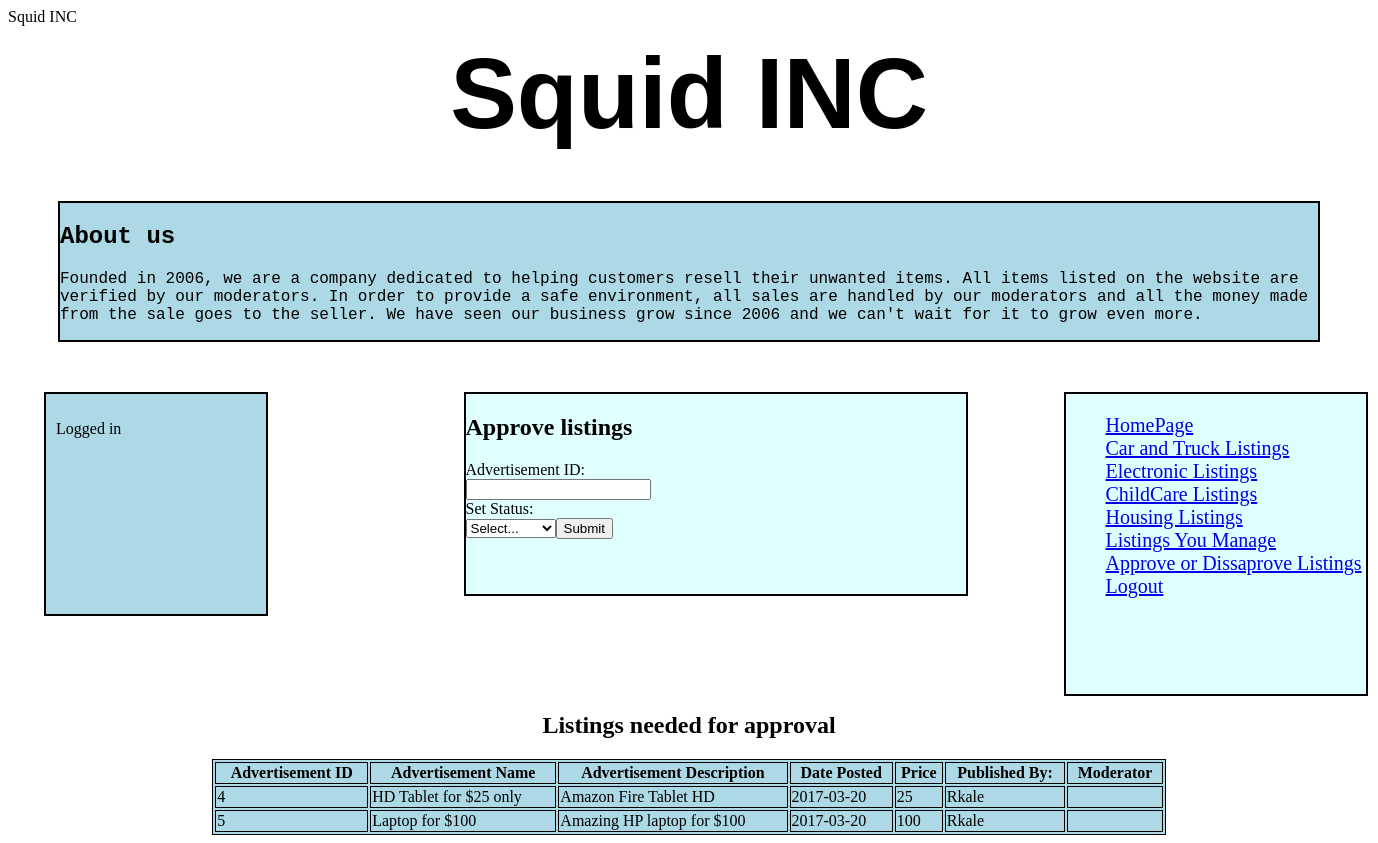
The page /Project371/ModeratorHomepage.php on the database its author committed.
### tables this page shows
CREATE TABLE IF NOT EXISTS Advertisements
(
Advertisement_ID int(10) auto_increment,
AdvTitle varchar(100) not null,
AdvDetails varchar (100),
AdvDateTime DATE not null,
Price FLOAT not null,
Category_ID varchar(3),
User_ID varchar(20),
Moderator_ID varchar(20),
Status_ID varchar(2),

Foreign Key (Category_ID) REFERENCES Categories(Category_ID) ON DELETE RESTRICT,
Foreign Key (User_ID) REFERENCES Users(User_ID) ON DELETE CASCADE,
Foreign Key (Moderator_ID) REFERENCES Moderators(User_ID) ON DELETE SET NULL,
Foreign Key (Status_ID) REFERENCES Statuses(Status_ID) ON DELETE RESTRICT,
Primary Key (Advertisement_ID)
);

### Project371/ModeratorHomepage.php (the view, shortened to what this page needs)
<!DOCTYPE html>
<html>
<head>
</head>
<body>
    <center><h1>  Squid INC </h1></center>
    <div class="divbio">
        <h2> About us</h2>
        <p>
            Founded in 2006, we are a company dedicated to helping customers resell their unwanted items. All items listed on the website are verified by our moderators.
            In order to provide a safe environment, all sales are handled by our moderators and all the money made from the sale goes to the seller. We have seen our business grow
            since 2006 and we can't wait for it to grow even more.
        </p>
    </div>
    <div class="a">
        <div class="signin">
            <p> Logged in </p>
        </div>
        <div class="d">
            <h2> Approve listings </h2>
            <form method = "post" action=" ">
                <label for "id_num"> Advertisement ID: </label> <br>
                <input type = "number" id = "id-num" name = "id_num"> <br>
                <label for "Status_ID" > Set Status:  </label> <br>
                <select name ="Status_ID" id= "Status_ID">
                <option value = ""> Select... </option>
                <input type="submit" value="Submit">
            </form>
        </div>
        <div class="info">
            <ul>
                <a href= "Homepage1.php">HomePage </a><br>
               <a href= "CATSales.php"> Car and Truck Listings </a><br>
               <a href= "ELCsales.php"> Electronic Listings </a><br>
               <a href= "CCAsales.php"> ChildCare Listings</a><br>
               <a href= "HOUsales.php"> Housing Listings</a><br>
               <a href= "ModeratorsListings.php"> Listings You Manage</a><br>
               <a href ="ModeratorHomepage.php" >  Approve or Dissaprove Listings</a> <br>
               <a href = "logout.php" >  Logout</a>
            </ul>
        </div>
    </div>
     <div>
         <br>
              <br>
               <br>
              <br>
               <br>
           <center> <h2> Listings needed for approval </h2> </center>
            <center>
			<table>
				<tr>
					<th> Advertisement ID </th>
					<th> Advertisement Name    </th>
					<th> Advertisement Description</th>
					<th> Date Posted</th>
					<th> Price</th>
					<th> Published By:</th>
					<th> Moderator</th>
				</tr>
		</center>
        <?php
				require_once 'connection.php';
				$connection = mysqli_connect($db_hostname, $db_username,$db_password,$db_database);
				$query= "select Advertisement_ID, AdvTitle,AdvDetails,AdvDateTime,Price,Category_ID,User_ID,Moderator_ID, Status_ID from Advertisements";
				$result = mysqli_query($connection, $query);
				if(mysqli_num_rows($result)> 0){
					while ($row= mysqli_fetch_array($result)){
						if($row ['Status_ID'] == "PN"){
							echo "<tr><td>". $row['Advertisement_ID'] ."</td><td>" . $row['AdvTitle'] ."</td><td>" . $row['AdvDetails'] ."</td><td>" . $row['AdvDateTime'] ."</td><td>" . $row['Price'] ."</td><td>"
						. $row['User_ID'] ."</td><td>" . $row['Moderator_ID'] . "</td></tr>";
						}
						}
				}
				?>
        </div>
</body>
</html>

### Project371/ModeratorHomepage.php (style rules this page uses)
table,th { border: 1px solid black; background-color: lightblue; }
table { width: 70%; }
td { border: 1px solid black; }
h1 { color: black; font-family: 'Lucida Sans', 'Lucida Sans Regular', 'Lucida Grande', 'Lucida Sans Unicode', Geneva, Verdana, sans-serif; font-size: 100px; margin: 10px; }
div.a { position: relative; width: 400px; height: 200px; margin: 10px; }
.divbio { background-color: lightblue; color: black; border: 2px solid black; margin: 50px; font-family: Courier New, Courier, monospace; }
.signin { position: absolute; background-color: lightblue; color: black; border: 2px solid black; padding: 10px; right: 150px; width: 200px; height: 200px; }
.info { background-color: lightcyan; border: 2px solid black; position: absolute; font-size: 20px; right: -950px; height: 300px; width: 300px; margin: 0.5px; }
div.d { background-color: lightcyan; border: 2px solid black; position: absolute; right: -550px; height: 200px; width: 500px; margin: 0.5px; }

### rows shown on the page
advertisements: Advertisement_ID "4", AdvTitle "HD Tablet for $25 only", AdvDetails "Amazon Fire Tablet HD", AdvDateTime "2017-03-20", Price "25", User_ID "Rkale"
advertisements: Advertisement_ID "5", AdvTitle "Laptop for $100", AdvDetails "Amazing HP laptop for $100", AdvDateTime "2017-03-20", Price "100", User_ID "Rkale"
